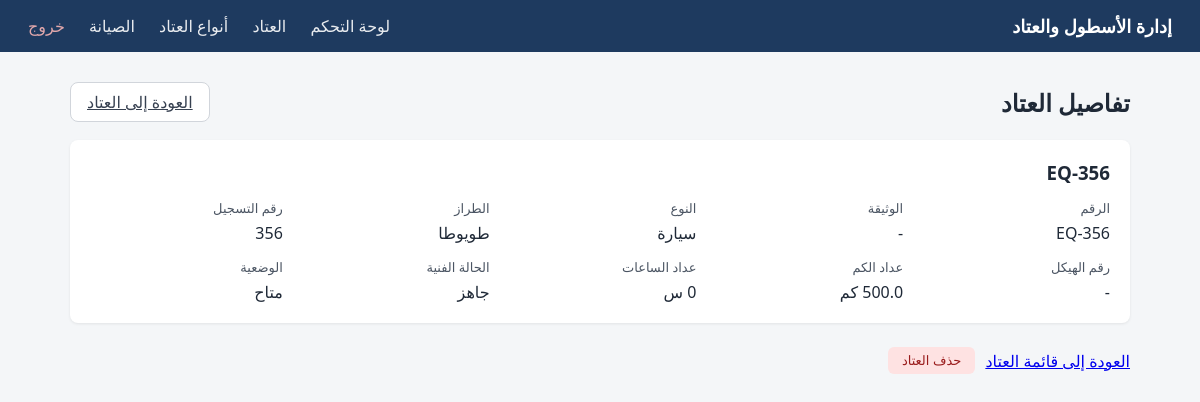
Screenshot of /equipment/1 (signed in) with the database file from the repository.
### app/modules/equipment/models.py (models this page shows)
class Equipment(Base, AuditMixin):
    __tablename__ = "equipment"
    id = Column(Integer, primary_key=True, index=True)
    asset_code = Column(String(50), unique=True, index=True, nullable=False)
    acquisition_document = Column(String(100), nullable=True)
    registration_number = Column(String(30), unique=True, index=True, nullable=True)
    vin = Column(String(50), unique=True, nullable=True)
    equipment_type_id = Column(Integer, ForeignKey("equipment_types.id"), nullable=False)
    equipment_model_id = Column(Integer, ForeignKey("equipment_models.id"), nullable=True)
    equipment_type = relationship("EquipmentType")
    equipment_model = relationship("EquipmentModel")
    acquisition_date = Column(Date, nullable=True)
    technical_condition = Column(String(20), nullable=False, default="ready")
    operational_status = Column(String(30), nullable=False, default="available")
    current_odometer = Column(Numeric(10, 1), nullable=True, default=0)
    current_hours = Column(Numeric(10, 1), nullable=True, default=0)
    notes = Column(String(500), nullable=True)

### app/modules/equipment_types/models.py (models this page shows)
class EquipmentType(Base, TimestampMixin):
    __tablename__ = "equipment_types"
    id = Column(Integer, primary_key=True, index=True)
    name = Column(String(80), unique=True, nullable=False)
    measurement_unit = Column(String(10), nullable=False)  # "km" أو "hours" — إجباري، بدون قيمة افتراضية
    models = relationship(
        "EquipmentModel", back_populates="equipment_type", cascade="all, delete-orphan"
    )

class EquipmentModel(Base, TimestampMixin):
    __tablename__ = "equipment_models"
    __table_args__ = (
        UniqueConstraint("equipment_type_id", "name", name="uq_model_per_type"),
    )
    id = Column(Integer, primary_key=True, index=True)
    name = Column(String(80), nullable=False)
    equipment_type_id = Column(Integer, ForeignKey("equipment_types.id"), nullable=False)
    equipment_type = relationship("EquipmentType", back_populates="models")

### app/modules/equipment/router.py (the view)
@router.get("/equipment/{equipment_id}", response_class=HTMLResponse)
def equipment_detail_page(
    equipment_id: int,
    request: Request,
    db: Session = Depends(get_db),
    current_user: User = Depends(get_current_user),
):
    item = services.get_equipment(db, equipment_id)
    if not item:
        raise HTTPException(status_code=404, detail="العتاد غير موجود")
    return templates.TemplateResponse(
        "equipment_detail.html",
        {
            "request": request,
            "item": item,
            "user": current_user,
        },
    )

### app/modules/equipment/templates/equipment_detail.html (shortened to what this page needs)
{% extends "base.html" %}
{% block content %}
<div class="page-header">
    <h2>تفاصيل العتاد</h2>
    <a href="/equipment" class="btn-outline">العودة إلى العتاد</a>
</div>
<div class="card">
    <h3>{{ item.asset_code }}</h3>
    <div class="grid-form">
        <div class="field">
            <label>الرقم</label>
            <div>{{ item.asset_code }}</div>
        </div>
        <div class="field">
            <label>الوثيقة</label>
            <div>{{ item.acquisition_document or "-" }}</div>
        </div>
        <div class="field">
            <label>النوع</label>
            <div>{{ item.equipment_type.name if item.equipment_type else "-" }}</div>
        </div>
        <div class="field">
            <label>الطراز</label>
            <div>{{ item.equipment_model.name if item.equipment_model else "-" }}</div>
        </div>
        <div class="field">
            <label>رقم التسجيل</label>
            <div>{{ item.registration_number or "-" }}</div>
        </div>
        <div class="field">
            <label>رقم الهيكل</label>
            <div>{{ item.vin or "-" }}</div>
        </div>
        <div class="field">
            <label>عداد الكم</label>
            <div>{{ item.current_odometer or 0 }} كم</div>
        </div>
        <div class="field">
            <label>عداد الساعات</label>
            <div>{{ item.current_hours or 0 }} س</div>
        </div>
        <div class="field">
            <label>الحالة الفنية</label>
            <div>
                {% if item.technical_condition == "ready" %}
                    جاهز
                {% else %}
                    عاطل
                {% endif %}
            </div>
        </div>
        <div class="field">
            <label>الوضعية</label>
            <div>
                {% if item.operational_status == "available" %}
                    متاح
                {% elif item.operational_status == "in_mission" %}
                    في مهمة
                {% elif item.operational_status == "in_maintenance" %}
                    في الصيانة
                {% elif item.operational_status == "in_external_workshop" %}
                    في ورشة خارجية
                {% else %}
                    غير متاح
                {% endif %}
            </div>
        </div>
    </div>
</div>
<div style="margin-top:20px; display:flex; gap:10px; align-items:center;">
    <a href="/equipment" class="btn-secondary">العودة إلى قائمة العتاد</a>
    <form method="post"
          action="/equipment/{{ item.id }}/delete"
          onsubmit="return confirm('هل أنت متأكد من حذف هذا العتاد؟ لا يمكن التراجع عن هذا الإجراء.');">
        <button type="submit"
                class="btn-danger">
            حذف العتاد
        </button>
    </form>
</div>
{% endblock %}

### static/css/style.css (style rules this page uses)
* { box-sizing: border-box; margin: 0; padding: 0; }
body { font-family: "Segoe UI", Tahoma, sans-serif; background: #f4f6f8; color: #1f2937; }
.card { background: #fff; border-radius: 8px; padding: 20px; margin-bottom: 24px; box-shadow: 0 1px 3px rgba(0,0,0,0.08); }
button { background: #1e3a5f; color: #fff; border: none; padding: 9px 18px; border-radius: 6px; cursor: pointer; }
.page-header { display: flex; justify-content: space-between; align-items: center; margin-bottom: 18px; }
.btn-outline { background: #fff; color: #374151; border: 1px solid #d1d5db; padding: 8px 16px; border-radius: 8px; cursor: pointer; }
.btn-danger { background: #fee2e2; color: #991b1b; border: none; padding: 6px 14px; border-radius: 6px; cursor: pointer; font-size: 13px; }
.grid-form { display: grid; grid-template-columns: repeat(auto-fill, minmax(180px, 1fr)); gap: 14px; margin-top: 14px; }
.field { display: flex; flex-direction: column; gap: 5px; }
.field label { font-size: 13px; color: #4b5563; font-weight: 500; }

### rows the page displays
Equipment: asset_code "EQ-356", acquisition_document "-", registration_number "356", vin "-", current_odometer "500.0"
EquipmentType: equipment_type "سيارة"
EquipmentModel: equipment_model "طويوطا"
